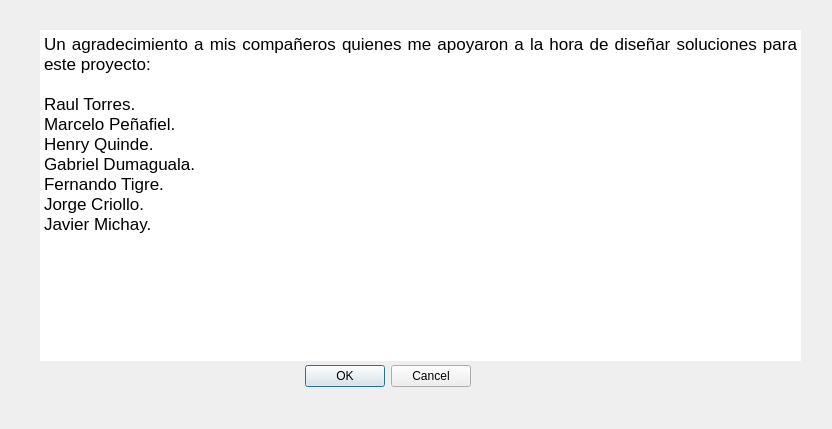
<?xml version="1.0" encoding="UTF-8"?>
<ui version="4.0">
 <class>Dialog</class>
 <widget class="QDialog" name="Dialog">
  <property name="geometry">
   <rect>
    <x>0</x>
    <y>0</y>
    <width>832</width>
    <height>429</height>
   </rect>
  </property>
  <property name="windowTitle">
   <string>Dialog</string>
  </property>
  <property name="styleSheet">
   <string notr="true"/>
  </property>
  <widget class="QDialogButtonBox" name="buttonBox">
   <property name="geometry">
    <rect>
     <x>10</x>
     <y>360</y>
     <width>461</width>
     <height>32</height>
    </rect>
   </property>
   <property name="orientation">
    <enum>Qt::Horizontal</enum>
   </property>
   <property name="standardButtons">
    <set>QDialogButtonBox::Cancel|QDialogButtonBox::Ok</set>
   </property>
  </widget>
  <widget class="QTextBrowser" name="textBrowser">
   <property name="geometry">
    <rect>
     <x>40</x>
     <y>30</y>
     <width>761</width>
     <height>331</height>
    </rect>
   </property>
   <property name="styleSheet">
    <string notr="true"/>
   </property>
   <property name="frameShape">
    <enum>QFrame::NoFrame</enum>
   </property>
   <property name="frameShadow">
    <enum>QFrame::Sunken</enum>
   </property>
   <property name="html">
    <string>&lt;!DOCTYPE HTML PUBLIC &quot;-//W3C//DTD HTML 4.0//EN&quot; &quot;http://www.w3.org/TR/REC-html40/strict.dtd&quot;&gt;
&lt;html&gt;&lt;head&gt;&lt;meta name=&quot;qrichtext&quot; content=&quot;1&quot; /&gt;&lt;style type=&quot;text/css&quot;&gt;
p, li { white-space: pre-wrap; }
&lt;/style&gt;&lt;/head&gt;&lt;body style=&quot; font-family:'MS Shell Dlg 2'; font-size:7.8pt; font-weight:400; font-style:normal;&quot;&gt;
&lt;p align=&quot;justify&quot; style=&quot; margin-top:0px; margin-bottom:0px; margin-left:0px; margin-right:0px; -qt-block-indent:0; text-indent:0px;&quot;&gt;&lt;span style=&quot; font-family:'Courier New'; font-size:13pt;&quot;&gt;Un agradecimiento a mis compañeros quienes me apoyaron a la hora de diseñar soluciones para este proyecto:&lt;/span&gt;&lt;/p&gt;
&lt;p align=&quot;justify&quot; style=&quot;-qt-paragraph-type:empty; margin-top:0px; margin-bottom:0px; margin-left:0px; margin-right:0px; -qt-block-indent:0; text-indent:0px; font-family:'Courier New'; font-size:13pt;&quot;&gt;&lt;br /&gt;&lt;/p&gt;
&lt;p align=&quot;justify&quot; style=&quot; margin-top:0px; margin-bottom:0px; margin-left:0px; margin-right:0px; -qt-block-indent:0; text-indent:0px;&quot;&gt;&lt;span style=&quot; font-family:'Courier New'; font-size:13pt;&quot;&gt;Raul Torres.&lt;/span&gt;&lt;/p&gt;
&lt;p align=&quot;justify&quot; style=&quot; margin-top:0px; margin-bottom:0px; margin-left:0px; margin-right:0px; -qt-block-indent:0; text-indent:0px;&quot;&gt;&lt;span style=&quot; font-family:'Courier New'; font-size:13pt;&quot;&gt;Marcelo Peñafiel.&lt;/span&gt;&lt;/p&gt;
&lt;p align=&quot;justify&quot; style=&quot; margin-top:0px; margin-bottom:0px; margin-left:0px; margin-right:0px; -qt-block-indent:0; text-indent:0px;&quot;&gt;&lt;span style=&quot; font-family:'Courier New'; font-size:13pt;&quot;&gt;Henry Quinde.&lt;/span&gt;&lt;/p&gt;
&lt;p align=&quot;justify&quot; style=&quot; margin-top:0px; margin-bottom:0px; margin-left:0px; margin-right:0px; -qt-block-indent:0; text-indent:0px;&quot;&gt;&lt;span style=&quot; font-family:'Courier New'; font-size:13pt;&quot;&gt;Gabriel Dumaguala.&lt;/span&gt;&lt;/p&gt;
&lt;p align=&quot;justify&quot; style=&quot; margin-top:0px; margin-bottom:0px; margin-left:0px; margin-right:0px; -qt-block-indent:0; text-indent:0px;&quot;&gt;&lt;span style=&quot; font-family:'Courier New'; font-size:13pt;&quot;&gt;Fernando Tigre.&lt;/span&gt;&lt;/p&gt;
&lt;p align=&quot;justify&quot; style=&quot; margin-top:0px; margin-bottom:0px; margin-left:0px; margin-right:0px; -qt-block-indent:0; text-indent:0px;&quot;&gt;&lt;span style=&quot; font-family:'Courier New'; font-size:13pt;&quot;&gt;Jorge Criollo.&lt;/span&gt;&lt;/p&gt;
&lt;p align=&quot;justify&quot; style=&quot; margin-top:0px; margin-bottom:0px; margin-left:0px; margin-right:0px; -qt-block-indent:0; text-indent:0px;&quot;&gt;&lt;span style=&quot; font-family:'Courier New'; font-size:13pt;&quot;&gt;Javier Michay.&lt;/span&gt;&lt;/p&gt;
&lt;p align=&quot;justify&quot; style=&quot;-qt-paragraph-type:empty; margin-top:0px; margin-bottom:0px; margin-left:0px; margin-right:0px; -qt-block-indent:0; text-indent:0px; font-family:'Courier New'; font-size:13pt;&quot;&gt;&lt;br /&gt;&lt;/p&gt;
&lt;p align=&quot;justify&quot; style=&quot;-qt-paragraph-type:empty; margin-top:0px; margin-bottom:0px; margin-left:0px; margin-right:0px; -qt-block-indent:0; text-indent:0px; font-family:'Courier New'; font-size:13pt;&quot;&gt;&lt;br /&gt;&lt;/p&gt;
&lt;p align=&quot;justify&quot; style=&quot; margin-top:0px; margin-bottom:0px; margin-left:0px; margin-right:0px; -qt-block-indent:0; text-indent:0px;&quot;&gt;&lt;a href=&quot;https://www.ucuenca.edu.ec&quot;&gt;&lt;span style=&quot; font-family:'Courier New'; font-size:13pt; text-decoration: underline; color:#ffffff;&quot;&gt;https://www.ucuenca.edu.ec&lt;/span&gt;&lt;/a&gt;&lt;/p&gt;&lt;/body&gt;&lt;/html&gt;</string>
   </property>
  </widget>
 </widget>
 <resources>
  <include location="decorativos.qrc"/>
 </resources>
 <connections>
  <connection>
   <sender>buttonBox</sender>
   <signal>accepted()</signal>
   <receiver>Dialog</receiver>
   <slot>accept()</slot>
   <hints>
    <hint type="sourcelabel">
     <x>248</x>
     <y>254</y>
    </hint>
    <hint type="destinationlabel">
     <x>157</x>
     <y>274</y>
    </hint>
   </hints>
  </connection>
  <connection>
   <sender>buttonBox</sender>
   <signal>rejected()</signal>
   <receiver>Dialog</receiver>
   <slot>reject()</slot>
   <hints>
    <hint type="sourcelabel">
     <x>316</x>
     <y>260</y>
    </hint>
    <hint type="destinationlabel">
     <x>286</x>
     <y>274</y>
    </hint>
   </hints>
  </connection>
 </connections>
</ui>
